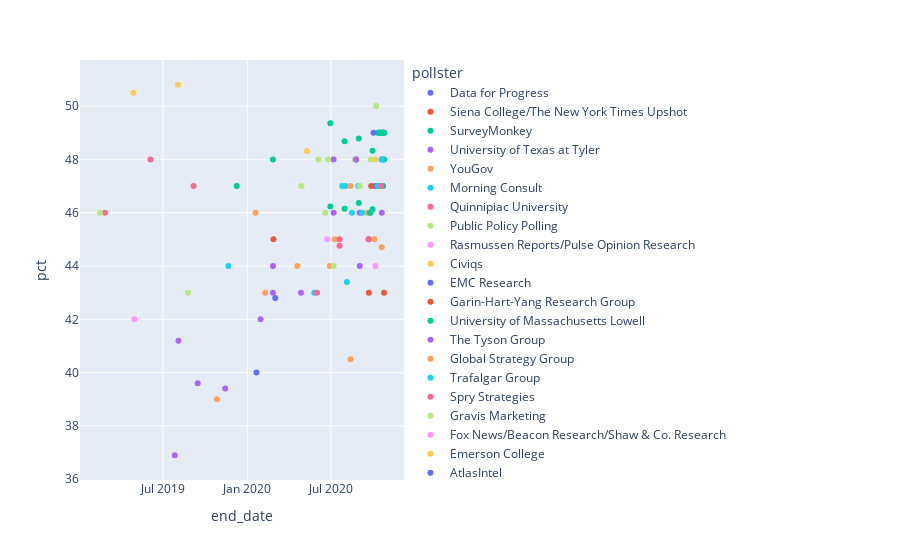
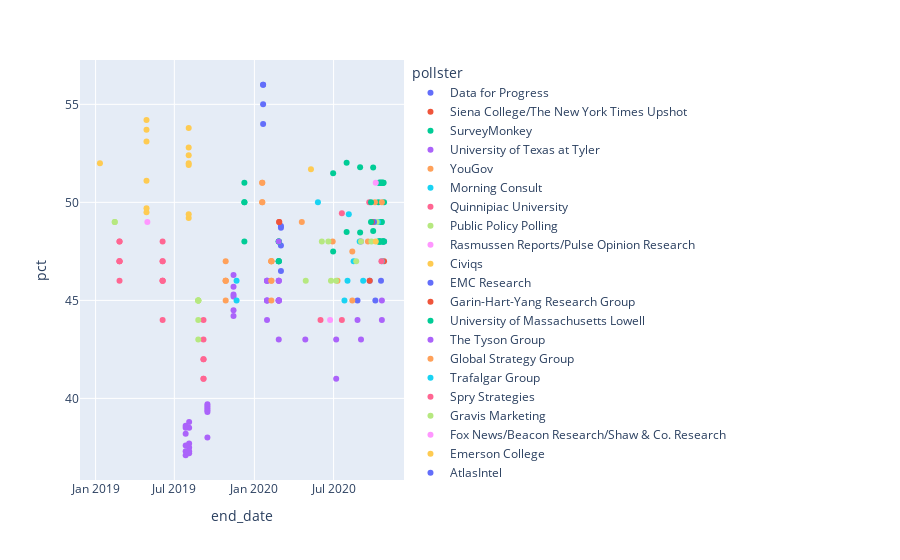

The notebook cell these images were saved under, in order:
### Code cell
jb_tx_scatter.show() + djt_tx_scatter.show()

### Figure 1 — Plotly figure (JSON) as saved in the notebook; plotly's stock layout.template omitted (floating-point values rounded to 4 significant figures)
{"data": [{"hovertemplate": "pollster=Data for Progress<br>end_date=%{x}<br>pct=%{y}<extra></extra>", "legendgroup": "Data for Progress", "marker": {"color": "#636efa", "symbol": "circle"}, "mode": "markers", "name": "Data for Progress", "orientation": "v", "showlegend": true, "type": "scatter", "x": ["2020-10-25T00:00:00", "2020-10-18T00:00:00", "2020-10-05T00:00:00", "2020-09-22T00:00:00", "2020-08-25T00:00:00", "2020-01-21T00:00:00"], "xaxis": "x", "y": [49, 47, 47, 45, 48, 40], "yaxis": "y"}, {"hovertemplate": "pollster=Siena College/The New York Times Upshot<br>end_date=%{x}<br>pct=%{y}<extra></extra>", "legendgroup": "Siena College/The New York Times Upshot", "marker": {"color": "#EF553B", "symbol": "circle"}, "mode": "markers", "name": "Siena College/The New York Times Upshot", "orientation": "v", "showlegend": true, "type": "scatter", "x": ["2020-10-25T00:00:00", "2020-09-22T00:00:00"], "xaxis": "x", "y": [43, 43], "yaxis": "y"}, {"hovertemplate": "pollster=SurveyMonkey<br>end_date=%{x}<br>pct=%{y}<extra></extra>", "legendgroup": "SurveyMonkey", "marker": {"color": "#00cc96", "symbol": "circle"}, "mode": "markers", "name": "SurveyMonkey", "orientation": "v", "showlegend": true, "type": "scatter", "x": ["2020-10-25T00:00:00", "2020-10-25T00:00:00", "2020-10-24T00:00:00", "2020-10-24T00:00:00", "2020-10-23T00:00:00", "2020-10-23T00:00:00", "2020-10-22T00:00:00", "2020-10-22T00:00:00", "2020-10-21T00:00:00", "2020-10-21T00:00:00", "2020-10-20T00:00:00", "2020-10-20T00:00:00", "2020-10-19T00:00:00", "2020-10-19T00:00:00", "2020-10-18T00:00:00", "2020-10-18T00:00:00", "2020-10-17T00:00:00", "2020-10-17T00:00:00", "2020-10-16T00:00:00", "2020-10-16T00:00:00", "2020-10-15T00:00:00", "2020-10-15T00:00:00", "2020-10-14T00:00:00", "2020-10-14T00:00:00", "2020-10-13T00:00:00", "2020-10-13T00:00:00", "2020-10-12T00:00:00", "2020-10-12T00:00:00", "2020-09-30T00:00:00", "2020-09-30T00:00:00", "2020-08-31T00:00:00", "2020-08-31T00:00:00", "2020-07-31T00:00:00", "2020-07-31T00:00:00", "2020-06-30T00:00:00", "2020-06-30T00:00:00"], "xaxis": "x", "y": [49, 48, 49, 48, 49, 47, 49, 47, 49, 47, 49, 47, 49, 47, 49, 47, 49, 47, 49, 47, 49, 47, 49, 47, 49, 47, 49, 47, 46.13, 48.32, 46.36, 48.78, 46.15, 48.68, 46.23, 49.36], "yaxis": "y"}, {"hovertemplate": "pollster=University of Texas at Tyler<br>end_date=%{x}<br>pct=%{y}<extra></extra>", "legendgroup": "University of Texas at Tyler", "marker": {"color": "#ab63fa", "symbol": "circle"}, "mode": "markers", "name": "University of Texas at Tyler", "orientation": "v", "showlegend": true, "type": "scatter", "x": ["2020-10-20T00:00:00", "2020-10-20T00:00:00", "2020-09-02T00:00:00", "2020-09-02T00:00:00", "2020-07-07T00:00:00", "2020-07-07T00:00:00", "2020-04-27T00:00:00", "2020-02-26T00:00:00", "2020-01-30T00:00:00", "2019-11-14T00:00:00", "2019-09-15T00:00:00", "2019-08-04T00:00:00", "2019-07-27T00:00:00"], "xaxis": "x", "y": [46, 48, 44, 46, 46, 48, 43, 44, 42, 39.4, 39.6, 41.2, 36.9], "yaxis": "y"}, {"hovertemplate": "pollster=YouGov<br>end_date=%{x}<br>pct=%{y}<extra></extra>", "legendgroup": "YouGov", "marker": {"color": "#FFA15A", "symbol": "circle"}, "mode": "markers", "name": "YouGov", "orientation": "v", "showlegend": true, "type": "scatter", "x": ["2020-10-20T00:00:00", "2020-10-04T00:00:00", "2020-09-18T00:00:00", "2020-08-13T00:00:00", "2020-07-10T00:00:00", "2020-06-29T00:00:00", "2020-04-19T00:00:00", "2020-02-09T00:00:00", "2019-10-27T00:00:00"], "xaxis": "x", "y": [44.7, 45, 46, 40.5, 45, 44, 44, 43, 39], "yaxis": "y"}, {"hovertemplate": "pollster=Morning Consult<br>end_date=%{x}<br>pct=%{y}<extra></extra>", "legendgroup": "Morning Consult", "marker": {"color": "#19d3f3", "symbol": "circle"}, "mode": "markers", "name": "Morning Consult", "orientation": "v", "showlegend": true, "type": "scatter", "x": ["2020-10-20T00:00:00", "2020-10-11T00:00:00", "2020-09-07T00:00:00", "2020-08-30T00:00:00", "2020-08-16T00:00:00", "2020-08-02T00:00:00", "2020-07-26T00:00:00", "2020-05-26T00:00:00"], "xaxis": "x", "y": [48, 47, 46, 47, 46, 47, 47, 43], "yaxis": "y"}, {"hovertemplate": "pollster=Quinnipiac University<br>end_date=%{x}<br>pct=%{y}<extra></extra>", "legendgroup": "Quinnipiac University", "marker": {"color": "#FF6692", "symbol": "circle"}, "mode": "markers", "name": "Quinnipiac University", "orientation": "v", "showlegend": true, "type": "scatter", "x": ["2020-10-19T00:00:00", "2020-09-21T00:00:00", "2020-07-20T00:00:00", "2020-06-01T00:00:00", "2019-06-04T00:00:00", "2019-02-25T00:00:00"], "xaxis": "x", "y": [47, 45, 45, 43, 48, 46], "yaxis": "y"}, {"hovertemplate": "pollster=Public Policy Polling<br>end_date=%{x}<br>pct=%{y}<extra></extra>", "legendgroup": "Public Policy Polling", "marker": {"color": "#B6E880", "symbol": "circle"}, "mode": "markers", "name": "Public Policy Polling", "orientation": "v", "showlegend": true, "type": "scatter", "x": ["2020-10-08T00:00:00", "2020-09-26T00:00:00", "2020-09-02T00:00:00", "2020-08-22T00:00:00", "2020-06-25T00:00:00", "2020-06-19T00:00:00", "2020-06-04T00:00:00", "2020-04-28T00:00:00", "2019-02-14T00:00:00"], "xaxis": "x", "y": [50, 48, 47, 48, 48, 46, 48, 47, 46], "yaxis": "y"}, {"hovertemplate": "pollster=Rasmussen Reports/Pulse Opinion Research<br>end_date=%{x}<br>pct=%{y}<extra></extra>", "legendgroup": "Rasmussen Reports/Pulse Opinion Research", "marker": {"color": "#FF97FF", "symbol": "circle"}, "mode": "markers", "name": "Rasmussen Reports/Pulse Opinion Research", "orientation": "v", "showlegend": true, "type": "scatter", "x": ["2020-10-06T00:00:00"], "xaxis": "x", "y": [44], "yaxis": "y"}, {"hovertemplate": "pollster=Civiqs<br>end_date=%{x}<br>pct=%{y}<extra></extra>", "legendgroup": "Civiqs", "marker": {"color": "#FECB52", "symbol": "circle"}, "mode": "markers", "name": "Civiqs", "orientation": "v", "showlegend": true, "type": "scatter", "x": ["2020-10-06T00:00:00"], "xaxis": "x", "y": [48], "yaxis": "y"}, {"hovertemplate": "pollster=EMC Research<br>end_date=%{x}<br>pct=%{y}<extra></extra>", "legendgroup": "EMC Research", "marker": {"color": "#636efa", "symbol": "circle"}, "mode": "markers", "name": "EMC Research", "orientation": "v", "showlegend": true, "type": "scatter", "x": ["2020-10-02T00:00:00"], "xaxis": "x", "y": [49], "yaxis": "y"}, {"hovertemplate": "pollster=Garin-Hart-Yang Research Group<br>end_date=%{x}<br>pct=%{y}<extra></extra>", "legendgroup": "Garin-Hart-Yang Research Group", "marker": {"color": "#EF553B", "symbol": "circle"}, "mode": "markers", "name": "Garin-Hart-Yang Research Group", "orientation": "v", "showlegend": true, "type": "scatter", "x": ["2020-09-27T00:00:00"], "xaxis": "x", "y": [47], "yaxis": "y"}, {"hovertemplate": "pollster=University of Massachusetts Lowell<br>end_date=%{x}<br>pct=%{y}<extra></extra>", "legendgroup": "University of Massachusetts Lowell", "marker": {"color": "#00cc96", "symbol": "circle"}, "mode": "markers", "name": "University of Massachusetts Lowell", "orientation": "v", "showlegend": true, "type": "scatter", "x": ["2020-09-25T00:00:00", "2020-09-25T00:00:00"], "xaxis": "x", "y": [46, 46], "yaxis": "y"}, {"hovertemplate": "pollster=The Tyson Group<br>end_date=%{x}<br>pct=%{y}<extra></extra>", "legendgroup": "The Tyson Group", "marker": {"color": "#ab63fa", "symbol": "circle"}, "mode": "markers", "name": "The Tyson Group", "orientation": "v", "showlegend": true, "type": "scatter", "x": ["2020-08-25T00:00:00"], "xaxis": "x", "y": [48], "yaxis": "y"}, {"hovertemplate": "pollster=Global Strategy Group<br>end_date=%{x}<br>pct=%{y}<extra></extra>", "legendgroup": "Global Strategy Group", "marker": {"color": "#FFA15A", "symbol": "circle"}, "mode": "markers", "name": "Global Strategy Group", "orientation": "v", "showlegend": true, "type": "scatter", "x": ["2020-08-13T00:00:00"], "xaxis": "x", "y": [47], "yaxis": "y"}, {"hovertemplate": "pollster=Trafalgar Group<br>end_date=%{x}<br>pct=%{y}<extra></extra>", "legendgroup": "Trafalgar Group", "marker": {"color": "#19d3f3", "symbol": "circle"}, "mode": "markers", "name": "Trafalgar Group", "orientation": "v", "showlegend": true, "type": "scatter", "x": ["2020-08-05T00:00:00"], "xaxis": "x", "y": [43.4], "yaxis": "y"}, {"hovertemplate": "pollster=Spry Strategies<br>end_date=%{x}<br>pct=%{y}<extra></extra>", "legendgroup": "Spry Strategies", "marker": {"color": "#FF6692", "symbol": "circle"}, "mode": "markers", "name": "Spry Strategies", "orientation": "v", "showlegend": true, "type": "scatter", "x": ["2020-07-20T00:00:00"], "xaxis": "x", "y": [44.76], "yaxis": "y"}, {"hovertemplate": "pollster=Gravis Marketing<br>end_date=%{x}<br>pct=%{y}<extra></extra>", "legendgroup": "Gravis Marketing", "marker": {"color": "#B6E880", "symbol": "circle"}, "mode": "markers", "name": "Gravis Marketing", "orientation": "v", "showlegend": true, "type": "scatter", "x": ["2020-07-07T00:00:00"], "xaxis": "x", "y": [44], "yaxis": "y"}, {"hovertemplate": "pollster=Fox News/Beacon Research/Shaw & Co. Research<br>end_date=%{x}<br>pct=%{y}<extra></extra>", "legendgroup": "Fox News/Beacon Research/Shaw & Co. Research", "marker": {"color": "#FF97FF", "symbol": "circle"}, "mode": "markers", "name": "Fox News/Beacon Research/Shaw & Co. Research", "orientation": "v", "showlegend": true, "type": "scatter", "x": ["2020-06-23T00:00:00"], "xaxis": "x", "y": [45], "yaxis": "y"}, {"hovertemplate": "pollster=Emerson College<br>end_date=%{x}<br>pct=%{y}<extra></extra>", "legendgroup": "Emerson College", "marker": {"color": "#FECB52", "symbol": "circle"}, "mode": "markers", "name": "Emerson College", "orientation": "v", "showlegend": true, "type": "scatter", "x": ["2020-05-10T00:00:00", "2019-08-03T00:00:00", "2019-04-28T00:00:00"], "xaxis": "x", "y": [48.31, 50.8, 50.5], "yaxis": "y"}, {"hovertemplate": "pollster=AtlasIntel<br>end_date=%{x}<br>pct=%{y}<extra></extra>", "legendgroup": "AtlasIntel", "marker": {"color": "#636efa", "symbol": "circle"}, "mode": "markers", "name": "AtlasIntel", "orientation": "v", "showlegend": true, "type": "scatter", "x": ["2020-03-02T00:00:00"], "xaxis": "x", "y": [42.8], "yaxis": "y"}, {"hovertemplate": "pollster=Marist College<br>end_date=%{x}<br>pct=%{y}<extra></extra>", "legendgroup": "Marist College", "marker": {"color": "#EF553B", "symbol": "circle"}, "mode": "markers", "name": "Marist College", "orientation": "v", "showlegend": true, "type": "scatter", "x": ["2020-02-27T00:00:00"], "xaxis": "x", "y": [45], "yaxis": "y"}, {"hovertemplate": "pollster=SSRS<br>end_date=%{x}<br>pct=%{y}<extra></extra>", "legendgroup": "SSRS", "marker": {"color": "#00cc96", "symbol": "circle"}, "mode": "markers", "name": "SSRS", "orientation": "v", "showlegend": true, "type": "scatter", "x": ["2020-02-26T00:00:00", "2019-12-09T00:00:00"], "xaxis": "x", "y": [48, 47], "yaxis": "y"}, {"hovertemplate": "pollster=Univision/University of Houston/Latino Decisions<br>end_date=%{x}<br>pct=%{y}<extra></extra>", "legendgroup": "Univision/University of Houston/Latino Decisions", "marker": {"color": "#ab63fa", "symbol": "circle"}, "mode": "markers", "name": "Univision/University of Houston/Latino Decisions", "orientation": "v", "showlegend": true, "type": "scatter", "x": ["2020-02-26T00:00:00"], "xaxis": "x", "y": [43], "yaxis": "y"}, {"hovertemplate": "pollster=Texas Lyceum<br>end_date=%{x}<br>pct=%{y}<extra></extra>", "legendgroup": "Texas Lyceum", "marker": {"color": "#FFA15A", "symbol": "circle"}, "mode": "markers", "name": "Texas Lyceum", "orientation": "v", "showlegend": true, "type": "scatter", "x": ["2020-01-19T00:00:00"], "xaxis": "x", "y": [46], "yaxis": "y"}, {"hovertemplate": "pollster=Beacon Research<br>end_date=%{x}<br>pct=%{y}<extra></extra>", "legendgroup": "Beacon Research", "marker": {"color": "#19d3f3", "symbol": "circle"}, "mode": "markers", "name": "Beacon Research", "orientation": "v", "showlegend": true, "type": "scatter", "x": ["2019-11-21T00:00:00"], "xaxis": "x", "y": [44], "yaxis": "y"}, {"hovertemplate": "pollster=Univision/University of Houston/Latino Decisions/North Star Opinion Research<br>end_date=%{x}<br>pct=%{y}<extra></extra>", "legendgroup": "Univision/University of Houston/Latino Decisions/North Star Opinion Research", "marker": {"color": "#FF6692", "symbol": "circle"}, "mode": "markers", "name": "Univision/University of Houston/Latino Decisions/North Star Opinion Research", "orientation": "v", "showlegend": true, "type": "scatter", "x": ["2019-09-06T00:00:00"], "xaxis": "x", "y": [47], "yaxis": "y"}, {"hovertemplate": "pollster=Climate Nexus<br>end_date=%{x}<br>pct=%{y}<extra></extra>", "legendgroup": "Climate Nexus", "marker": {"color": "#B6E880", "symbol": "circle"}, "mode": "markers", "name": "Climate Nexus", "orientation": "v", "showlegend": true, "type": "scatter", "x": ["2019-08-25T00:00:00"], "xaxis": "x", "y": [43], "yaxis": "y"}, {"hovertemplate": "pollster=WPA Intelligence (WPAi)<br>end_date=%{x}<br>pct=%{y}<extra></extra>", "legendgroup": "WPA Intelligence (WPAi)", "marker": {"color": "#FF97FF", "symbol": "circle"}, "mode": "markers", "name": "WPA Intelligence (WPAi)", "orientation": "v", "showlegend": true, "type": "scatter", "x": ["2019-04-30T00:00:00"], "xaxis": "x", "y": [42], "yaxis": "y"}], "layout": {"autosize": true, "legend": {"title": {"text": "pollster"}, "tracegroupgap": 0}, "margin": {"t": 60}, "xaxis": {"anchor": "y", "autorange": true, "domain": [0, 1], "range": ["2019-01-06 20:57:23.4783", "2020-12-02 03:02:36.5217"], "title": {"text": "end_date"}, "type": "date"}, "yaxis": {"anchor": "x", "autorange": true, "domain": [0, 1], "range": [35.91, 51.79], "title": {"text": "pct"}, "type": "linear"}}}

### Figure 2 — Plotly figure (JSON) as saved in the notebook; plotly's stock layout.template omitted (floating-point values rounded to 4 significant figures)
{"data": [{"hovertemplate": "pollster=Data for Progress<br>end_date=%{x}<br>pct=%{y}<extra></extra>", "legendgroup": "Data for Progress", "marker": {"color": "#636efa", "symbol": "circle"}, "mode": "markers", "name": "Data for Progress", "orientation": "v", "showlegend": true, "type": "scatter", "x": ["2020-10-25T00:00:00", "2020-10-18T00:00:00", "2020-10-05T00:00:00", "2020-09-22T00:00:00", "2020-08-25T00:00:00", "2020-01-21T00:00:00", "2020-01-21T00:00:00", "2020-01-21T00:00:00", "2020-01-21T00:00:00"], "xaxis": "x", "y": [48, 46, 45, 46, 45, 56, 54, 55, 56], "yaxis": "y"}, {"hovertemplate": "pollster=Siena College/The New York Times Upshot<br>end_date=%{x}<br>pct=%{y}<extra></extra>", "legendgroup": "Siena College/The New York Times Upshot", "marker": {"color": "#EF553B", "symbol": "circle"}, "mode": "markers", "name": "Siena College/The New York Times Upshot", "orientation": "v", "showlegend": true, "type": "scatter", "x": ["2020-10-25T00:00:00", "2020-09-22T00:00:00"], "xaxis": "x", "y": [47, 46], "yaxis": "y"}, {"hovertemplate": "pollster=SurveyMonkey<br>end_date=%{x}<br>pct=%{y}<extra></extra>", "legendgroup": "SurveyMonkey", "marker": {"color": "#00cc96", "symbol": "circle"}, "mode": "markers", "name": "SurveyMonkey", "orientation": "v", "showlegend": true, "type": "scatter", "x": ["2020-10-25T00:00:00", "2020-10-25T00:00:00", "2020-10-24T00:00:00", "2020-10-24T00:00:00", "2020-10-23T00:00:00", "2020-10-23T00:00:00", "2020-10-22T00:00:00", "2020-10-22T00:00:00", "2020-10-21T00:00:00", "2020-10-21T00:00:00", "2020-10-20T00:00:00", "2020-10-20T00:00:00", "2020-10-19T00:00:00", "2020-10-19T00:00:00", "2020-10-18T00:00:00", "2020-10-18T00:00:00", "2020-10-17T00:00:00", "2020-10-17T00:00:00", "2020-10-16T00:00:00", "2020-10-16T00:00:00", "2020-10-15T00:00:00", "2020-10-15T00:00:00", "2020-10-14T00:00:00", "2020-10-14T00:00:00", "2020-10-13T00:00:00", "2020-10-13T00:00:00", "2020-10-12T00:00:00", "2020-10-12T00:00:00", "2020-09-30T00:00:00", "2020-09-30T00:00:00", "2020-08-31T00:00:00", "2020-08-31T00:00:00", "2020-07-31T00:00:00", "2020-07-31T00:00:00", "2020-06-30T00:00:00", "2020-06-30T00:00:00"], "xaxis": "x", "y": [48, 50, 48, 51, 48, 51, 48, 51, 48, 51, 49, 51, 49, 51, 49, 51, 48, 51, 48, 51, 48, 51, 48, 51, 48, 51, 48, 50, 51.78, 48.54, 51.79, 48.46, 52.02, 48.49, 51.48, 47.5], "yaxis": "y"}, {"hovertemplate": "pollster=University of Texas at Tyler<br>end_date=%{x}<br>pct=%{y}<extra></extra>", "legendgroup": "University of Texas at Tyler", "marker": {"color": "#ab63fa", "symbol": "circle"}, "mode": "markers", "name": "University of Texas at Tyler", "orientation": "v", "showlegend": true, "type": "scatter", "x": ["2020-10-20T00:00:00", "2020-10-20T00:00:00", "2020-09-02T00:00:00", "2020-09-02T00:00:00", "2020-07-07T00:00:00", "2020-07-07T00:00:00", "2020-04-27T00:00:00", "2020-02-26T00:00:00", "2020-02-26T00:00:00", "2020-02-26T00:00:00", "2020-02-26T00:00:00", "2020-02-26T00:00:00", "2020-02-26T00:00:00", "2020-01-30T00:00:00", "2020-01-30T00:00:00", "2020-01-30T00:00:00", "2020-01-30T00:00:00", "2020-01-30T00:00:00", "2020-01-30T00:00:00", "2020-01-30T00:00:00", "2019-11-14T00:00:00", "2019-11-14T00:00:00", "2019-11-14T00:00:00", "2019-11-14T00:00:00", "2019-11-14T00:00:00", "2019-11-14T00:00:00", "2019-09-15T00:00:00", "2019-09-15T00:00:00", "2019-09-15T00:00:00", "2019-09-15T00:00:00", "2019-09-15T00:00:00", "2019-09-15T00:00:00", "2019-08-04T00:00:00", "2019-08-04T00:00:00", "2019-08-04T00:00:00", "2019-08-04T00:00:00", "2019-08-04T00:00:00", "2019-08-04T00:00:00", "2019-07-27T00:00:00", "2019-07-27T00:00:00", "2019-07-27T00:00:00", "2019-07-27T00:00:00", "2019-07-27T00:00:00", "2019-07-27T00:00:00"], "xaxis": "x", "y": [44, 45, 43, 48, 41, 43, 43, 47, 45, 45, 45, 45, 45, 46, 44, 45, 45, 46, 45, 46, 45.7, 44.5, 46.3, 44.2, 45.3, 45.2, 38, 39.5, 39.4, 39.6, 39.3, 39.7, 37.2, 38.8, 38.5, 37.7, 37.5, 37.3, 37.1, 38.2, 38.5, 37.3, 38.6, 37.6], "yaxis": "y"}, {"hovertemplate": "pollster=YouGov<br>end_date=%{x}<br>pct=%{y}<extra></extra>", "legendgroup": "YouGov", "marker": {"color": "#FFA15A", "symbol": "circle"}, "mode": "markers", "name": "YouGov", "orientation": "v", "showlegend": true, "type": "scatter", "x": ["2020-10-20T00:00:00", "2020-10-04T00:00:00", "2020-09-18T00:00:00", "2020-08-13T00:00:00", "2020-07-10T00:00:00", "2020-06-29T00:00:00", "2020-04-19T00:00:00", "2020-02-09T00:00:00", "2020-02-09T00:00:00", "2020-02-09T00:00:00", "2020-02-09T00:00:00", "2020-02-09T00:00:00", "2020-02-09T00:00:00", "2020-02-09T00:00:00", "2019-10-27T00:00:00", "2019-10-27T00:00:00", "2019-10-27T00:00:00", "2019-10-27T00:00:00", "2019-10-27T00:00:00"], "xaxis": "x", "y": [50, 50, 48, 47.5, 46, 48, 49, 47, 47, 47, 47, 46, 46, 45, 46, 46, 45, 47, 46], "yaxis": "y"}, {"hovertemplate": "pollster=Morning Consult<br>end_date=%{x}<br>pct=%{y}<extra></extra>", "legendgroup": "Morning Consult", "marker": {"color": "#19d3f3", "symbol": "circle"}, "mode": "markers", "name": "Morning Consult", "orientation": "v", "showlegend": true, "type": "scatter", "x": ["2020-10-20T00:00:00", "2020-10-11T00:00:00", "2020-09-07T00:00:00", "2020-08-30T00:00:00", "2020-08-16T00:00:00", "2020-08-02T00:00:00", "2020-07-26T00:00:00", "2020-05-26T00:00:00"], "xaxis": "x", "y": [47, 49, 46, 48, 47, 46, 45, 50], "yaxis": "y"}, {"hovertemplate": "pollster=Quinnipiac University<br>end_date=%{x}<br>pct=%{y}<extra></extra>", "legendgroup": "Quinnipiac University", "marker": {"color": "#FF6692", "symbol": "circle"}, "mode": "markers", "name": "Quinnipiac University", "orientation": "v", "showlegend": true, "type": "scatter", "x": ["2020-10-19T00:00:00", "2020-09-21T00:00:00", "2020-07-20T00:00:00", "2020-06-01T00:00:00", "2019-06-04T00:00:00", "2019-06-04T00:00:00", "2019-06-04T00:00:00", "2019-06-04T00:00:00", "2019-06-04T00:00:00", "2019-06-04T00:00:00", "2019-06-04T00:00:00", "2019-02-25T00:00:00", "2019-02-25T00:00:00", "2019-02-25T00:00:00", "2019-02-25T00:00:00", "2019-02-25T00:00:00", "2019-02-25T00:00:00"], "xaxis": "x", "y": [47, 50, 44, 44, 44, 47, 46, 47, 46, 48, 46, 47, 47, 47, 48, 48, 46], "yaxis": "y"}, {"hovertemplate": "pollster=Public Policy Polling<br>end_date=%{x}<br>pct=%{y}<extra></extra>", "legendgroup": "Public Policy Polling", "marker": {"color": "#B6E880", "symbol": "circle"}, "mode": "markers", "name": "Public Policy Polling", "orientation": "v", "showlegend": true, "type": "scatter", "x": ["2020-10-08T00:00:00", "2020-09-26T00:00:00", "2020-09-02T00:00:00", "2020-08-22T00:00:00", "2020-06-25T00:00:00", "2020-06-19T00:00:00", "2020-06-04T00:00:00", "2020-04-28T00:00:00", "2019-02-14T00:00:00", "2019-02-14T00:00:00"], "xaxis": "x", "y": [49, 48, 48, 47, 46, 48, 48, 46, 49, 49], "yaxis": "y"}, {"hovertemplate": "pollster=Rasmussen Reports/Pulse Opinion Research<br>end_date=%{x}<br>pct=%{y}<extra></extra>", "legendgroup": "Rasmussen Reports/Pulse Opinion Research", "marker": {"color": "#FF97FF", "symbol": "circle"}, "mode": "markers", "name": "Rasmussen Reports/Pulse Opinion Research", "orientation": "v", "showlegend": true, "type": "scatter", "x": ["2020-10-06T00:00:00"], "xaxis": "x", "y": [51], "yaxis": "y"}, {"hovertemplate": "pollster=Civiqs<br>end_date=%{x}<br>pct=%{y}<extra></extra>", "legendgroup": "Civiqs", "marker": {"color": "#FECB52", "symbol": "circle"}, "mode": "markers", "name": "Civiqs", "orientation": "v", "showlegend": true, "type": "scatter", "x": ["2020-10-06T00:00:00"], "xaxis": "x", "y": [48], "yaxis": "y"}, {"hovertemplate": "pollster=EMC Research<br>end_date=%{x}<br>pct=%{y}<extra></extra>", "legendgroup": "EMC Research", "marker": {"color": "#636efa", "symbol": "circle"}, "mode": "markers", "name": "EMC Research", "orientation": "v", "showlegend": true, "type": "scatter", "x": ["2020-10-02T00:00:00"], "xaxis": "x", "y": [49], "yaxis": "y"}, {"hovertemplate": "pollster=Garin-Hart-Yang Research Group<br>end_date=%{x}<br>pct=%{y}<extra></extra>", "legendgroup": "Garin-Hart-Yang Research Group", "marker": {"color": "#EF553B", "symbol": "circle"}, "mode": "markers", "name": "Garin-Hart-Yang Research Group", "orientation": "v", "showlegend": true, "type": "scatter", "x": ["2020-09-27T00:00:00"], "xaxis": "x", "y": [49], "yaxis": "y"}, {"hovertemplate": "pollster=University of Massachusetts Lowell<br>end_date=%{x}<br>pct=%{y}<extra></extra>", "legendgroup": "University of Massachusetts Lowell", "marker": {"color": "#00cc96", "symbol": "circle"}, "mode": "markers", "name": "University of Massachusetts Lowell", "orientation": "v", "showlegend": true, "type": "scatter", "x": ["2020-09-25T00:00:00", "2020-09-25T00:00:00"], "xaxis": "x", "y": [49, 50], "yaxis": "y"}, {"hovertemplate": "pollster=The Tyson Group<br>end_date=%{x}<br>pct=%{y}<extra></extra>", "legendgroup": "The Tyson Group", "marker": {"color": "#ab63fa", "symbol": "circle"}, "mode": "markers", "name": "The Tyson Group", "orientation": "v", "showlegend": true, "type": "scatter", "x": ["2020-08-25T00:00:00"], "xaxis": "x", "y": [44], "yaxis": "y"}, {"hovertemplate": "pollster=Global Strategy Group<br>end_date=%{x}<br>pct=%{y}<extra></extra>", "legendgroup": "Global Strategy Group", "marker": {"color": "#FFA15A", "symbol": "circle"}, "mode": "markers", "name": "Global Strategy Group", "orientation": "v", "showlegend": true, "type": "scatter", "x": ["2020-08-13T00:00:00"], "xaxis": "x", "y": [45], "yaxis": "y"}, {"hovertemplate": "pollster=Trafalgar Group<br>end_date=%{x}<br>pct=%{y}<extra></extra>", "legendgroup": "Trafalgar Group", "marker": {"color": "#19d3f3", "symbol": "circle"}, "mode": "markers", "name": "Trafalgar Group", "orientation": "v", "showlegend": true, "type": "scatter", "x": ["2020-08-05T00:00:00"], "xaxis": "x", "y": [49.4], "yaxis": "y"}, {"hovertemplate": "pollster=Spry Strategies<br>end_date=%{x}<br>pct=%{y}<extra></extra>", "legendgroup": "Spry Strategies", "marker": {"color": "#FF6692", "symbol": "circle"}, "mode": "markers", "name": "Spry Strategies", "orientation": "v", "showlegend": true, "type": "scatter", "x": ["2020-07-20T00:00:00"], "xaxis": "x", "y": [49.45], "yaxis": "y"}, {"hovertemplate": "pollster=Gravis Marketing<br>end_date=%{x}<br>pct=%{y}<extra></extra>", "legendgroup": "Gravis Marketing", "marker": {"color": "#B6E880", "symbol": "circle"}, "mode": "markers", "name": "Gravis Marketing", "orientation": "v", "showlegend": true, "type": "scatter", "x": ["2020-07-07T00:00:00"], "xaxis": "x", "y": [46], "yaxis": "y"}, {"hovertemplate": "pollster=Fox News/Beacon Research/Shaw & Co. Research<br>end_date=%{x}<br>pct=%{y}<extra></extra>", "legendgroup": "Fox News/Beacon Research/Shaw & Co. Research", "marker": {"color": "#FF97FF", "symbol": "circle"}, "mode": "markers", "name": "Fox News/Beacon Research/Shaw & Co. Research", "orientation": "v", "showlegend": true, "type": "scatter", "x": ["2020-06-23T00:00:00"], "xaxis": "x", "y": [44], "yaxis": "y"}, {"hovertemplate": "pollster=Emerson College<br>end_date=%{x}<br>pct=%{y}<extra></extra>", "legendgroup": "Emerson College", "marker": {"color": "#FECB52", "symbol": "circle"}, "mode": "markers", "name": "Emerson College", "orientation": "v", "showlegend": true, "type": "scatter", "x": ["2020-05-10T00:00:00", "2019-08-03T00:00:00", "2019-08-03T00:00:00", "2019-08-03T00:00:00", "2019-08-03T00:00:00", "2019-08-03T00:00:00", "2019-08-03T00:00:00", "2019-08-03T00:00:00", "2019-04-28T00:00:00", "2019-04-28T00:00:00", "2019-04-28T00:00:00", "2019-04-28T00:00:00", "2019-04-28T00:00:00", "2019-04-28T00:00:00"], "xaxis": "x", "y": [51.69, 49.2, 49.4, 51.9, 52, 52.4, 52.8, 53.8, 49.5, 49.7, 51.1, 54.2, 53.1, 53.7], "yaxis": "y"}, {"hovertemplate": "pollster=AtlasIntel<br>end_date=%{x}<br>pct=%{y}<extra></extra>", "legendgroup": "AtlasIntel", "marker": {"color": "#636efa", "symbol": "circle"}, "mode": "markers", "name": "AtlasIntel", "orientation": "v", "showlegend": true, "type": "scatter", "x": ["2020-03-02T00:00:00", "2020-03-02T00:00:00", "2020-03-02T00:00:00", "2020-03-02T00:00:00"], "xaxis": "x", "y": [48.7, 48.8, 46.5, 47.8], "yaxis": "y"}, {"hovertemplate": "pollster=Marist College<br>end_date=%{x}<br>pct=%{y}<extra></extra>", "legendgroup": "Marist College", "marker": {"color": "#EF553B", "symbol": "circle"}, "mode": "markers", "name": "Marist College", "orientation": "v", "showlegend": true, "type": "scatter", "x": ["2020-02-27T00:00:00", "2020-02-27T00:00:00"], "xaxis": "x", "y": [49, 49], "yaxis": "y"}, {"hovertemplate": "pollster=SSRS<br>end_date=%{x}<br>pct=%{y}<extra></extra>", "legendgroup": "SSRS", "marker": {"color": "#00cc96", "symbol": "circle"}, "mode": "markers", "name": "SSRS", "orientation": "v", "showlegend": true, "type": "scatter", "x": ["2020-02-26T00:00:00", "2020-02-26T00:00:00", "2020-02-26T00:00:00", "2020-02-26T00:00:00", "2020-02-26T00:00:00", "2020-02-26T00:00:00", "2019-12-09T00:00:00", "2019-12-09T00:00:00", "2019-12-09T00:00:00", "2019-12-09T00:00:00"], "xaxis": "x", "y": [47, 47, 48, 48, 48, 47, 48, 50, 50, 51], "yaxis": "y"}, {"hovertemplate": "pollster=Univision/University of Houston/Latino Decisions<br>end_date=%{x}<br>pct=%{y}<extra></extra>", "legendgroup": "Univision/University of Houston/Latino Decisions", "marker": {"color": "#ab63fa", "symbol": "circle"}, "mode": "markers", "name": "Univision/University of Houston/Latino Decisions", "orientation": "v", "showlegend": true, "type": "scatter", "x": ["2020-02-26T00:00:00", "2020-02-26T00:00:00", "2020-02-26T00:00:00", "2020-02-26T00:00:00", "2020-02-26T00:00:00", "2020-02-26T00:00:00"], "xaxis": "x", "y": [46, 45, 48, 46, 43, 46], "yaxis": "y"}, {"hovertemplate": "pollster=Texas Lyceum<br>end_date=%{x}<br>pct=%{y}<extra></extra>", "legendgroup": "Texas Lyceum", "marker": {"color": "#FFA15A", "symbol": "circle"}, "mode": "markers", "name": "Texas Lyceum", "orientation": "v", "showlegend": true, "type": "scatter", "x": ["2020-01-19T00:00:00", "2020-01-19T00:00:00", "2020-01-19T00:00:00", "2020-01-19T00:00:00"], "xaxis": "x", "y": [51, 50, 50, 51], "yaxis": "y"}, {"hovertemplate": "pollster=Beacon Research<br>end_date=%{x}<br>pct=%{y}<extra></extra>", "legendgroup": "Beacon Research", "marker": {"color": "#19d3f3", "symbol": "circle"}, "mode": "markers", "name": "Beacon Research", "orientation": "v", "showlegend": true, "type": "scatter", "x": ["2019-11-21T00:00:00", "2019-11-21T00:00:00"], "xaxis": "x", "y": [45, 46], "yaxis": "y"}, {"hovertemplate": "pollster=Univision/University of Houston/Latino Decisions/North Star Opinion Research<br>end_date=%{x}<br>pct=%{y}<extra></extra>", "legendgroup": "Univision/University of Houston/Latino Decisions/North Star Opinion Research", "marker": {"color": "#FF6692", "symbol": "circle"}, "mode": "markers", "name": "Univision/University of Houston/Latino Decisions/North Star Opinion Research", "orientation": "v", "showlegend": true, "type": "scatter", "x": ["2019-09-06T00:00:00", "2019-09-06T00:00:00", "2019-09-06T00:00:00", "2019-09-06T00:00:00", "2019-09-06T00:00:00", "2019-09-06T00:00:00"], "xaxis": "x", "y": [43, 42, 42, 44, 41, 41], "yaxis": "y"}, {"hovertemplate": "pollster=Climate Nexus<br>end_date=%{x}<br>pct=%{y}<extra></extra>", "legendgroup": "Climate Nexus", "marker": {"color": "#B6E880", "symbol": "circle"}, "mode": "markers", "name": "Climate Nexus", "orientation": "v", "showlegend": true, "type": "scatter", "x": ["2019-08-25T00:00:00", "2019-08-25T00:00:00", "2019-08-25T00:00:00", "2019-08-25T00:00:00", "2019-08-25T00:00:00", "2019-08-25T00:00:00", "2019-08-25T00:00:00"], "xaxis": "x", "y": [43, 45, 45, 45, 44, 45, 45], "yaxis": "y"}, {"hovertemplate": "pollster=WPA Intelligence (WPAi)<br>end_date=%{x}<br>pct=%{y}<extra></extra>", "legendgroup": "WPA Intelligence (WPAi)", "marker": {"color": "#FF97FF", "symbol": "circle"}, "mode": "markers", "name": "WPA Intelligence (WPAi)", "orientation": "v", "showlegend": true, "type": "scatter", "x": ["2019-04-30T00:00:00"], "xaxis": "x", "y": [49], "yaxis": "y"}, {"hovertemplate": "pollster=Neighborhood Research and Media<br>end_date=%{x}<br>pct=%{y}<extra></extra>", "legendgroup": "Neighborhood Research and Media", "marker": {"color": "#FECB52", "symbol": "circle"}, "mode": "markers", "name": "Neighborhood Research and Media", "orientation": "v", "showlegend": true, "type": "scatter", "x": ["2019-01-11T00:00:00"], "xaxis": "x", "y": [52], "yaxis": "y"}], "layout": {"autosize": true, "legend": {"title": {"text": "pollster"}, "tracegroupgap": 0}, "margin": {"t": 60}, "xaxis": {"anchor": "y", "autorange": true, "domain": [0, 1], "range": ["2018-12-01 18:41:44.3478", "2020-12-04 05:18:15.6522"], "title": {"text": "end_date"}, "type": "date"}, "yaxis": {"anchor": "x", "autorange": true, "domain": [0, 1], "range": [35.76, 57.34], "title": {"text": "pct"}, "type": "linear"}}}
